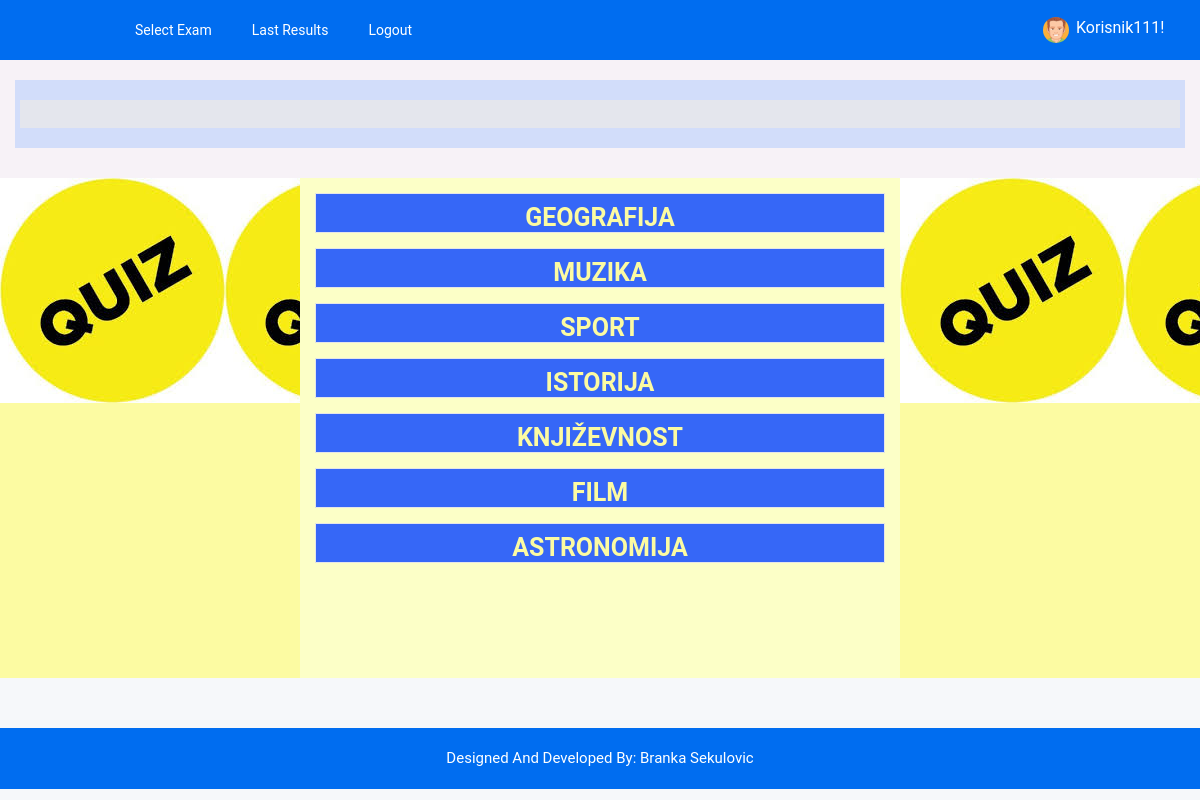
Page /select_exam.php (signed in) on the committed database.
### tables this page shows
CREATE TABLE `exam_category` (
  `id` int(5) NOT NULL,
  `category` varchar(100) NOT NULL,
  `exam_time_in_minutes` varchar(100) NOT NULL
);

### select_exam.php (the view, shortened to what this page needs)
<?php
include "connection.php";
include "header.php";
?>
    <div class="row" style="margin: 0px; padding:0px; margin-bottom: 50px;background-color:#fcfba2;background-image: url(img/quiz5.jpg);background-repeat: repeat-x;">
        <div class="col-lg-6 col-lg-push-3" style="min-height: 500px; background-color:#fcffc7;">
            <?php
            $res=mysqli_query($link,"select * from exam_category");
            while($row=mysqli_fetch_array($res))
            {
                ?>
            <input type="button" class="btn btn-success form-control" value="<?php echo $row["category"]; ?>" style="margin-top:  15px; background-color: #3667f7;font-size: 25px;font-weight: bold; color:#fcfba2" onclick="set_exam_type_session(this.value);">
                <?php
            }
            ?>
        </div>
    </div>
<?php
include "footer.php";
?>

### rows in the picture
exam_category: category "GEOGRAFIJA"
exam_category: category "MUZIKA"
exam_category: category "SPORT"
exam_category: category "ISTORIJA"
exam_category: category "KNJIŽEVNOST"
exam_category: category "FILM"
exam_category: category "ASTRONOMIJA"

### other values in the picture
$_SESSION["username"] "Korisnik111!"
